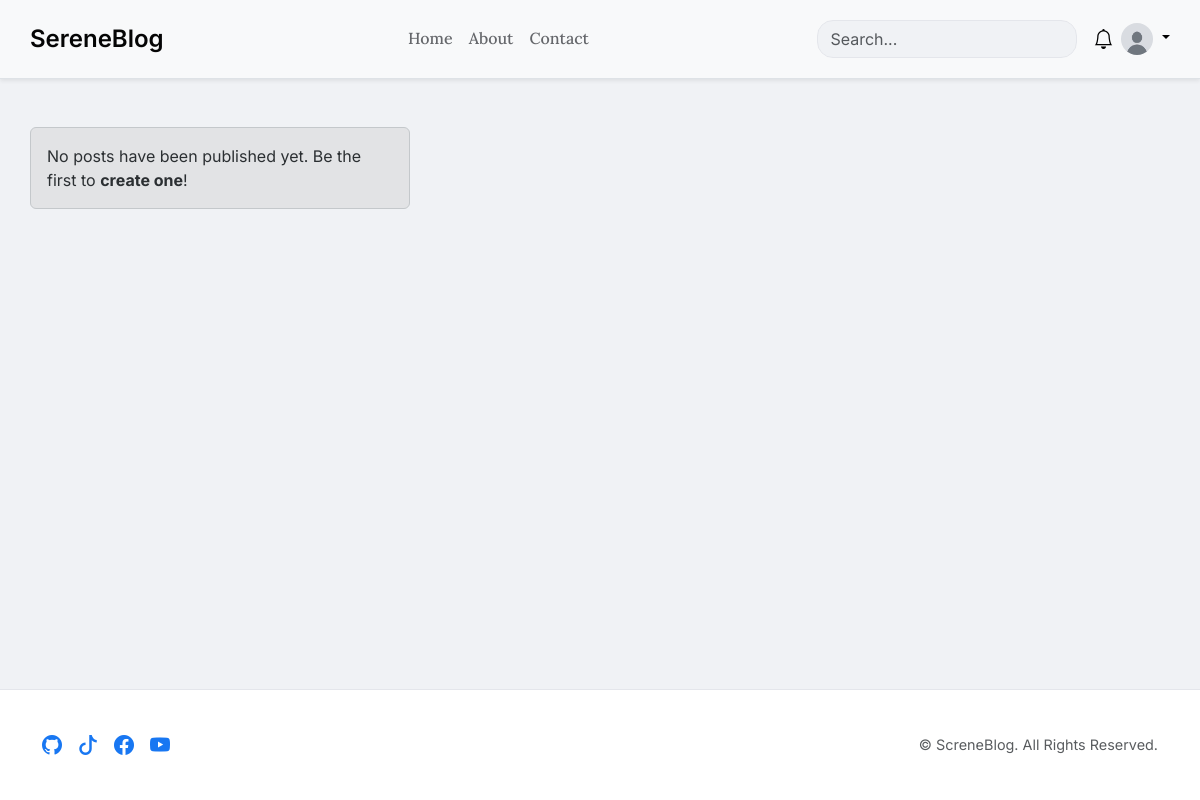
Page / (signed in) on the earlier database version.
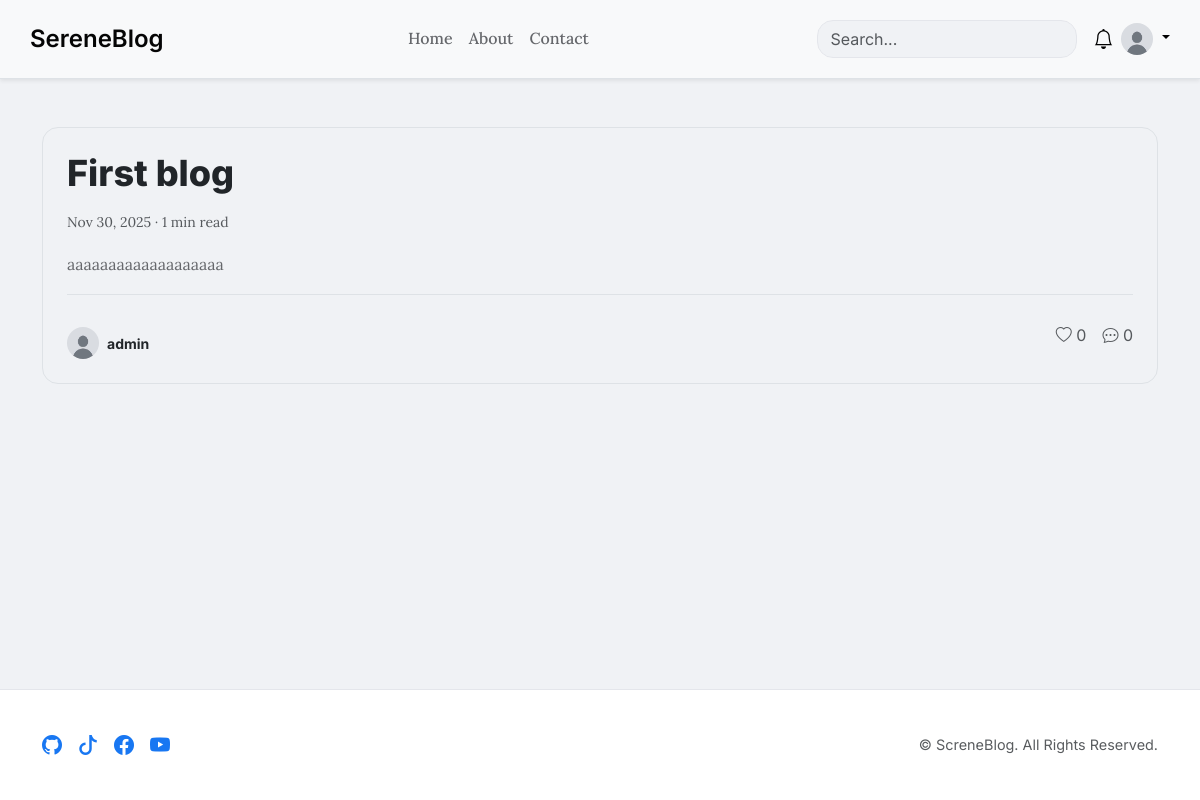
Same page on the later database version.
### blog/models.py (models this page shows, shortened)
class Post(models.Model):
    author = models.ForeignKey(settings.AUTH_USER_MODEL, on_delete=models.CASCADE, related_name='blog_posts')
    title = models.CharField(max_length=255)
    slug = models.SlugField(max_length=250)
    attachment = models.FileField(upload_to='attachments/%Y/%m/%d/', blank=True, null=True, verbose_name="Attachment/Image")
    content = models.TextField()
    thumbnail = ImageSpecField(source='attachment',
                               processors=[ResizeToFill(400, 250)],
                               format='JPEG',
                               options={'quality': 80})
    created = models.DateTimeField(auto_now_add=True)
    viewer = models.IntegerField(default=0)
    likes = models.PositiveIntegerField(default=0, verbose_name="Likes")
    liked_by = models.ManyToManyField(settings.AUTH_USER_MODEL, related_name='liked_posts', blank=True)
    tags = TaggableManager()
    @property
    def is_image(self):
        if not self.attachment:
            return False
        image_extensions = ['.jpg', '.jpeg', '.png', '.gif', '.webp', '.bmp']
        return any(self.attachment.name.lower().endswith(ext) for ext in image_extensions)

class Profile(models.Model):
    user = models.OneToOneField(User, on_delete=models.CASCADE, related_name='profile')
    bio = models.TextField(max_length=500, blank=True)
    avatar = models.ImageField(default='profile_pics/default.jpg', upload_to='profile_pics')
    avatar_thumbnail = ImageSpecField(source='avatar',
                                      processors=[ResizeToFill(150, 150)],
                                      format='JPEG',
                                      options={'quality': 90})

### blog/views.py (the view)
# urls.py: path('', views.index, name='home'),
def index(request):
    all_posts = Post.objects.select_related('author').filter(created__lte=timezone.now()).order_by('-created')
    one_week_ago = timezone.now() - timedelta(days=7)
    featured_post = Post.objects.filter(created__gte=one_week_ago).order_by('-likes', '-created').first()
    if not featured_post:
        featured_post = all_posts.first()
    other_posts_list = all_posts.exclude(pk=featured_post.pk) if featured_post else all_posts
    paginator = Paginator(other_posts_list, 4) # 4 bài viết thường mỗi trang
    page_number = request.GET.get('page')
    posts = paginator.get_page(page_number)
    context = {
        'featured_post': featured_post,
        'posts': posts
    }
    return render(request, 'blog/index.html', context)

### blog/context_processors.py (called while the page is built)
def notifications(request):
    if request.user.is_authenticated:
        all_notifications = Notification.objects.filter(recipient=request.user).order_by('-timestamp')
        unread_count = all_notifications.filter(read=False).count()
        latest_notifications_list = all_notifications[:5]
        return {
            'unread_notifications_count': unread_count,
            'latest_notifications': latest_notifications_list,
        }
    return {}

def active_announcement(request):
    announcement = Announcement.objects.filter(is_active=True).first()
    if announcement:
        dismissed_key = f'dismissed_announcement_{announcement.id}'
        if not request.session.get(dismissed_key, False):
            return {'active_announcement': announcement}
    return {}

### blog/templatetags/blog_extras.py (called while the page is built)
@register.filter(name='reading_time')
@stringfilter
def reading_time(value):
    if not value:
        return 1
    word_count = len(value.split())
    words_per_minute = 180 # Giảm tốc độ đọc để ước tính sát hơn
    minutes = word_count / words_per_minute
    read_time = math.ceil(minutes) # Làm tròn lên số nguyên gần nhất
    return read_time if read_time > 0 else 1

### blog/templates/blog/index.html (shortened to what the changed rows need)
{% extends 'base.html' %}
{% load blog_extras %}
{% block content %}
    {% if featured_post %}
        <div class="mb-5 animate-on-scroll zoom-in">
            {% if featured_post.is_image %}
                <article class="post-card">
                    <div class="row g-0">
                        <div class="col-lg-7">
                            <div class="post-card-image-container">
                                <a href="{% url 'blog:post_detail' featured_post.slug %}">
                                    <img src="{{ featured_post.thumbnail.url }}" class="card-img-top rounded-start" alt="{{ featured_post.title }}" style="aspect-ratio: 16/9; height: 100%;">
                                </a>
                            </div>
                        </div>
                        <div class="col-lg-5 d-flex flex-column">
                            <div class="card-body p-4">
                                <h2 class="post-title" style="font-size: 1.75rem;"><a href="{% url 'blog:post_detail' featured_post.slug %}">{{ featured_post.title }}</a></h2>
                                <p class="card-text text-body-secondary small mb-3">{{ featured_post.created|date:"M d, Y" }} &middot; {{ featured_post.content|striptags|reading_time }} min read</p>
                                <p class="card-text flex-grow-1">{{ featured_post.content|striptags|truncatewords:30 }}</p>
                                <div class="post-card-author">
                                    <a href="{% url 'blog:public_user_profile' featured_post.author.username %}">
                                        <img src="{{ featured_post.author.profile.avatar_thumbnail.url }}" alt="{{ featured_post.author.username }}">
                                    </a>
                                    <div>
                                        <a href="{% url 'blog:public_user_profile' featured_post.author.username %}" class="text-decoration-none text-body fw-bold small">{{ featured_post.author.username }}</a>
                                    </div>
                                </div>
                            </div>
                            <div class="card-footer">
                                <a href="{% url 'blog:post_detail' featured_post.slug %}" class="btn btn-sm btn-primary">Read More <i class="bi bi-arrow-right"></i></a>
                                <div class="d-flex align-items-center gap-3 text-body-secondary">
                                    <span><i class="bi bi-heart-fill"></i> {{ featured_post.likes }}</span>
                                    <span><i class="bi bi-chat-dots-fill"></i> {{ featured_post.comments.count }}</span>
                                </div>
                            </div>
                        </div>
                    </div>
                </article>
            {% else %}
                <article class="post-card-text-only d-flex flex-column">
                    <h2 class="post-title mb-3"><a href="{% url 'blog:post_detail' featured_post.slug %}" class="text-decoration-none text-body">{{ featured_post.title }}</a></h2>
                    <p class="card-text text-body-secondary small mb-3">{{ featured_post.created|date:"M d, Y" }} &middot; {{ featured_post.content|striptags|reading_time }} min read</p>
                    <p class="card-text flex-grow-1">{{ featured_post.content|striptags|truncatewords:40 }}</p>
                    <div class="card-footer d-flex justify-content-between align-items-center">
                        <div class="post-card-author">
                             <a href="{% url 'blog:public_user_profile' featured_post.author.username %}"><img src="{{ featured_post.author.profile.avatar_thumbnail.url }}" alt="{{ featured_post.author.username }}"></a>
                             <div><a href="{% url 'blog:public_user_profile' featured_post.author.username %}" class="text-decoration-none text-body fw-bold small">{{ featured_post.author.username }}</a></div>
                        </div>
                         <div class="d-flex align-items-center gap-3 text-body-secondary">
                            <span><i class="bi bi-heart"></i> {{ featured_post.likes }}</span>
                            <span><i class="bi bi-chat-dots"></i> {{ featured_post.comments.count }}</span>
                        </div>
                    </div>
                </article>
            {% endif %}
        </div>
    {% endif %}
    <div class="row row-cols-1 row-cols-md-2 row-cols-lg-3 g-4">
        {% for post in posts %}
            <div class="col animate-on-scroll zoom-in">
                {% if post.is_image %}
                    <article class="post-card">
                        <div class="post-card-image-container">
                            <a href="{% url 'blog:post_detail' post.slug %}"><img src="{{ post.thumbnail.url }}" alt="{{ post.title }}" class="card-img-top"></a>
                        </div>
                        <div class="card-body">
                            <h3 class="post-title"><a href="{% url 'blog:post_detail' post.slug %}">{{ post.title }}</a></h3>
                            <p class="card-text flex-grow-1 text-body-secondary mt-2">{{ post.content|striptags|truncatewords:15 }}</p>
                            <div class="post-card-author">
                                <a href="{% url 'blog:public_user_profile' post.author.username %}"><img src="{{ post.author.profile.avatar_thumbnail.url }}" alt="{{ post.author.username }}"></a>
                                <div>
                                    <a href="{% url 'blog:public_user_profile' post.author.username %}" class="text-decoration-none text-body fw-bold small">{{ post.author.username }}</a>
                                    <div class="text-body-secondary small">{{ post.created|date:"M d, Y" }}</div>
                                </div>
                            </div>
                        </div>
                        <div class="card-footer text-body-secondary">
                            <span><i class="bi bi-clock"></i> {{ post.content|striptags|reading_time }} min read</span>
                            <div class="d-flex align-items-center gap-3">
                                <span><i class="bi bi-heart"></i> {{ post.likes }}</span>
                                <span><i class="bi bi-chat-dots"></i> {{ post.comments.count }}</span>
                            </div>
                        </div>
                    </article>
                {% else %}
                    <article class="post-card-text-only">
                        <h3 class="post-title"><a href="{% url 'blog:post_detail' post.slug %}" class="text-decoration-none text-body">{{ post.title }}</a></h3>
                        <p class="card-text flex-grow-1 text-body-secondary my-3">{{ post.content|striptags|truncatewords:25 }}</p>
                        <div class="card-footer d-flex justify-content-between align-items-center">
                            <div class="post-card-author">
                                <a href="{% url 'blog:public_user_profile' post.author.username %}"><img src="{{ post.author.profile.avatar_thumbnail.url }}" alt="{{ post.author.username }}"></a>
                                <div><a href="{% url 'blog:public_user_profile' post.author.username %}" class="text-decoration-none text-body fw-bold small">{{ post.author.username }}</a></div>
                            </div>
                            <div class="d-flex align-items-center gap-3 text-body-secondary small">
                                <span><i class="bi bi-heart"></i> {{ post.likes }}</span>
                                <span><i class="bi bi-chat-dots"></i> {{ post.comments.count }}</span>
                            </div>
                        </div>
                    </article>
                {% endif %}
            </div>
        {% empty %}
            {% if not featured_post %}
            <div class="alert alert-secondary animate-on-scroll">No posts have been published yet. Be the first to <a href="{% url 'blog:post_create' %}" class="alert-link">create one</a>!</div>
            {% endif %}
        {% endfor %}
    </div>
{% endblock %}

Differences in the rows shown:
added Post: title "First blog", created "Nov 30, 2025", content|reading_time "1", content "aaaaaaaaaaaaaaaaaaa", author.profile.avatar_thumbnail (placeholder picture), author.username "admin", likes "0", comments.count "0"
Other differences:
text no longer shown: "No posts have been published yet. Be the first to create one !"
text now shown: "· min read"
